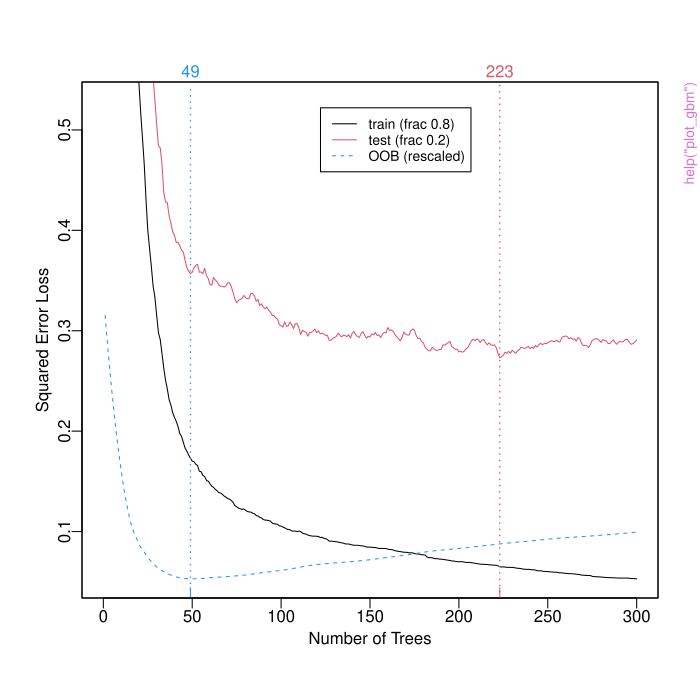

The script that drew this image:
pkgname <- "plotmo"
source(file.path(R.home("share"), "R", "examples-header.R"))
options(warn = 1)
library('plotmo')

base::assign(".oldSearch", base::search(), pos = 'CheckExEnv')
base::assign(".old_wd", base::getwd(), pos = 'CheckExEnv')
cleanEx()
nameEx("plot_gbm")
### * plot_gbm

flush(stderr()); flush(stdout())

### Name: plot_gbm
### Title: Plot a gbm model
### Aliases: plot_gbm

### ** Examples

if (require(gbm)) {
    n <- 100                            # toy model for quick demo
    x1 <- 3 * runif(n)
    x2 <- 3 * runif(n)
    x3 <- sample(1:4, n, replace=TRUE)
    y <- x1 + x2 + x3 + rnorm(n, 0, .3)
    data <- data.frame(y=y, x1=x1, x2=x2, x3=x3)
    mod <- gbm(y~., data=data, distribution="gaussian",
               n.trees=300, shrinkage=.1, interaction.depth=3,
               train.fraction=.8, verbose=FALSE)

    plot_gbm(mod)

    # plotres(mod)                      # plot residuals

    # plotmo(mod)                       # plot regression surfaces
}



cleanEx()
nameEx("plot_glmnet")
### * plot_glmnet

flush(stderr()); flush(stdout())

### Name: plot_glmnet
### Title: Plot a glmnet model
### Aliases: plot_glmnet

### ** Examples

if (require(glmnet)) {
    x <- matrix(rnorm(100 * 10), 100, 10)   # n=100 p=10
    y <- x[,1] + x[,2] + 2 * rnorm(100)     # y depends only on x[,1] and x[,2]
    mod <- glmnet(x, y)

    plot_glmnet(mod)

    # plotres(mod)                          # plot the residuals
}



cleanEx()
nameEx("plotmo")
### * plotmo

flush(stderr()); flush(stdout())

### Name: plotmo
### Title: Plot a model's response over a range of predictor values (the
###   model surface)
### Aliases: plotmo
### Keywords: partial dependence regression

### ** Examples

if (require(rpart)) {
    data(kyphosis)
    rpart.model <- rpart(Kyphosis~., data=kyphosis)
    # pass type="prob" to plotmo's internal calls to predict.rpart, and select
    # the column named "present" from the matrix returned by predict.rpart
    plotmo(rpart.model, type="prob", nresponse="present")
}
if (require(earth)) {
    data(ozone1)
    earth.model <- earth(O3 ~ ., data=ozone1, degree=2)
    plotmo(earth.model)
    # plotmo(earth.model, pmethod="partdep") # partial dependence plots
}



cleanEx()
nameEx("plotres")
### * plotres

flush(stderr()); flush(stdout())

### Name: plotres
### Title: Plot the residuals of a regression model
### Aliases: plotres
### Keywords: partial dependence regression

### ** Examples

# we use lm in this example, but plotres is more useful for models
# that don't have a function like plot.lm for plotting residuals

lm.model <- lm(Volume~., data=trees)

plotres(lm.model)



### * <FOOTER>
###
cleanEx()
options(digits = 7L)
base::cat("Time elapsed: ", proc.time() - base::get("ptime", pos = 'CheckExEnv'),"\n")
grDevices::dev.off()
###
### Local variables: ***
### mode: outline-minor ***
### outline-regexp: "\\(> \\)?### [*]+" ***
### End: ***
quit('no')
